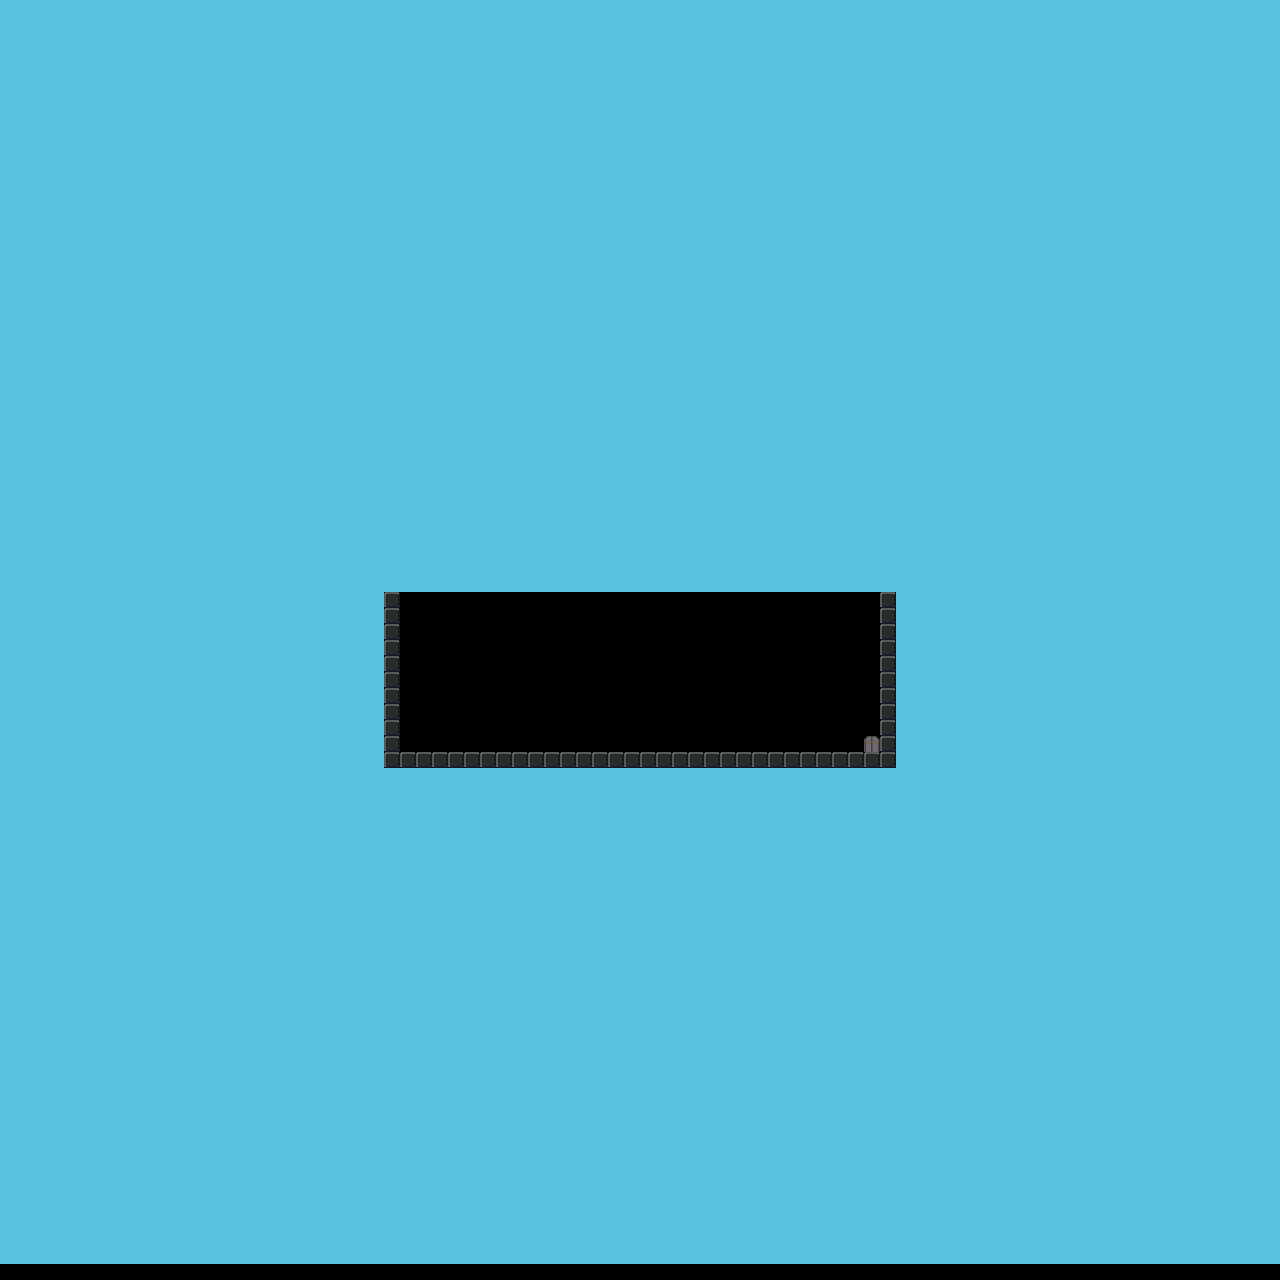

A 2D game scene composited from a Tiled map and its tileset images. What follows is a short description and the map's XML, with each tile layer's data collapsed to a summary:
An orthogonal 80x80 tile map with 16x16 px tiles, 1 tile layer (Tile Layer 1).

<map version="1.0" orientation="orthogonal" renderorder="right-down" width="80" height="80" tilewidth="16" tileheight="16" nextobjectid="1">
 <tileset firstgid="1" name="Level Tiles" tilewidth="16" tileheight="16">
  <image source="Images/sprites_6.png" width="128" height="128" />
 </tileset>
 <layer name="Tile Layer 1" width="80" height="80">
  <data>[6400 cells, 6021 non-empty, 3 distinct tile ids]</data>
 </layer>
</map>
